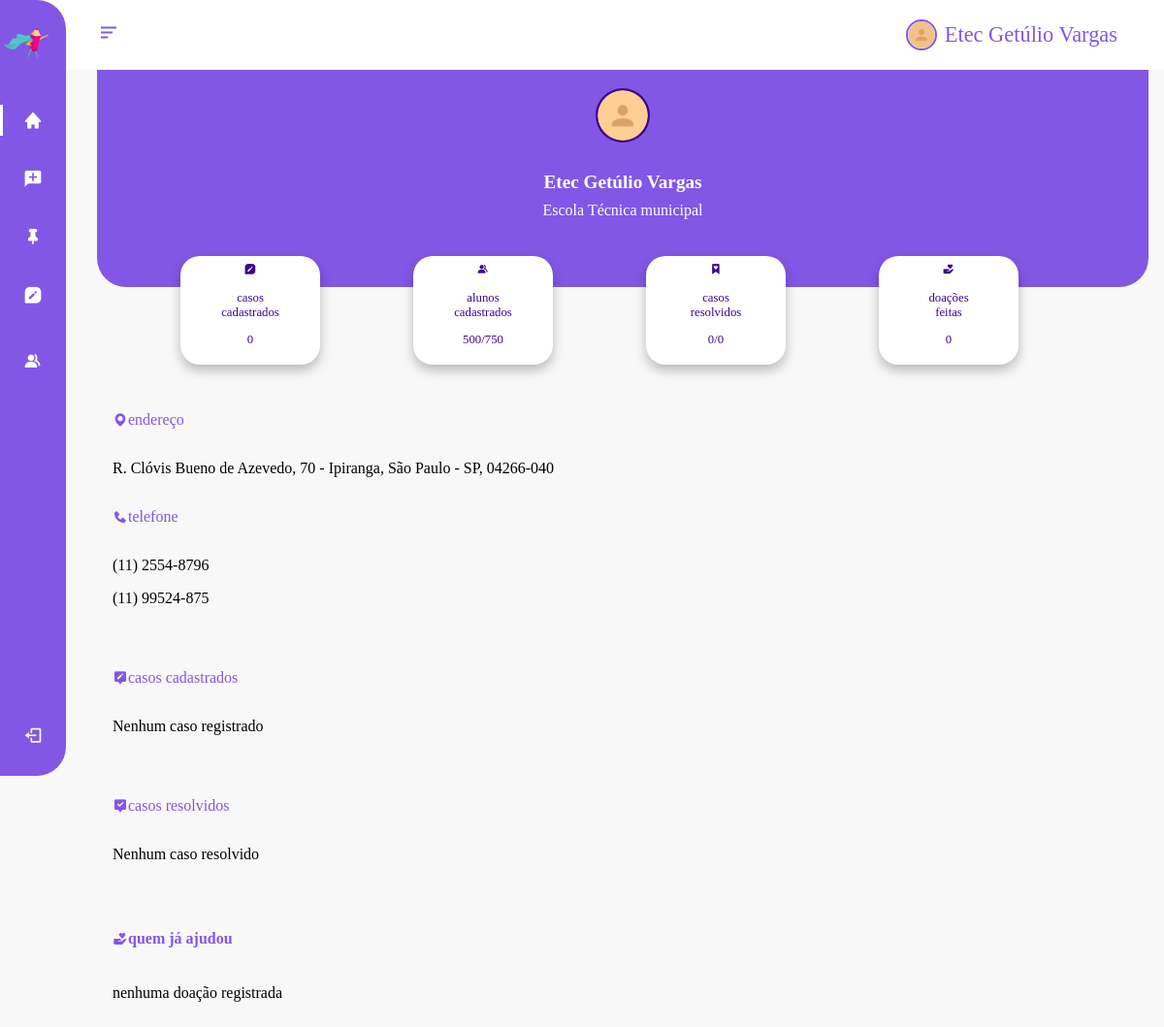
The page /SiteSimetria/sessao-instituicao/index.php (signed in) on the database its author committed.
### tables this page shows
CREATE TABLE `tbfoneinstituicao` (
  `codFoneInstituicao` int(11) NOT NULL,
  `NumeroFoneInstituicao` varchar(14) NOT NULL,
  `CelularFoneInstituicao` varchar(14) NOT NULL
);

### SiteSimetria/sessao-instituicao/index.php (the view, shortened to what this page needs)
<?php
    include_once '../banco/conexao.php';
    if(isset($_SESSION["instituto"]) && is_array($_SESSION["instituto"])){
        $nome = $_SESSION["instituto"][0];
        $id = $_SESSION["instituto"][1];
        $adm = $_SESSION["instituto"][2];
        $modalidade = $_SESSION["instituto"][4];
        $porteMatricula = $_SESSION["instituto"][5];
        $totalMatricula = $_SESSION["instituto"][6];
        $cep = $_SESSION["instituto"][7];
        $uf = $_SESSION["instituto"][8];
        $cidade = $_SESSION["instituto"][10];
        $bairro = $_SESSION["instituto"][11];
        $log = $_SESSION["instituto"][13];
        $num = $_SESSION["instituto"][14];
        $codFone = $_SESSION["instituto"][16];
    }
    else{
        echo "<script>window.location = '../login.php'</script>";
    }
    $query = $connect->prepare("SELECT * FROM tbfoneinstituicao WHERE codFoneInstituicao = $codFone ");
    $query->execute();
    $contact = $query->fetchAll(PDO::FETCH_ASSOC)[0];
    $fone = $contact['NumeroFoneInstituicao'];
    $celfone = $contact['CelularFoneInstituicao'];
?>
<!DOCTYPE html>
<html lang="pt-br">
    <head>
        <link href='https://unpkg.com/boxicons@2.0.7/css/boxicons.min.css' rel='stylesheet'>
        <link rel="stylesheet" href="./css/style.css">
    </head>
    <body id= "body-pd">
        <header class="header" id="header">
            <div class="header__toggle">
                <i class='bx bx-menu-alt-left' id="header-toggle"></i>
            </div>
            <div class="header__infos">
                <div class="header__profile">
                    <img src="./img/fotoPerfil.png">
                    <p><?php echo $nome; ?> </p>
                </div>
            </div>
        </header>
        <div class="navbar" id="nav-bar">
            <nav class="nav">
                <div>
                    <a href="#" class="nav__logo ">
                        <img src="./img/logo.png" alt="" class="nav__logo-icon">
                    </a>
                    <div class="nav__list">
                        <a href="index.php" class="nav__link active">
                            <i class='bx bxs-home nav__icon'></i>
                        </a>
                        <a href="novo-caso.php" class="nav__link">
                            <i class='bx bxs-comment-add nav__icon' ></i>
                        </a>
                        <a href="pendencias.php" class="nav__link">
                            <i class='bx bxs-pin nav__icon' ></i>
                        </a>
                        <a href="casos-cadastrados.php" class="nav__link">
                            <i class='bx bxs-message-square-edit nav__icon'></i>
                        </a>
                        <a href="alunos.php" class="nav__link">
                            <i class='bx bxs-group nav__icon'></i>
                        </a>
                    </div>
                </div>
                <a href="../index.php" class="nav__link">
                    <i class='bx bx-log-out nav__icon'></i>
                </a>
            </nav>
        </div>
        <main class="l-main">
            <div class="profile__infos">
                <img src="./img/fotoGrande.png" alt="">
                <div class="profile__titles">
                    <h4><?php echo $nome; ?></h4>
                    <p>Escola <?php echo $adm; ?> <?php echo $modalidade;?></p>
                </div>
            </div>
            <div class="infos__grid">
                <div>
                    <i class='bx bxs-message-square-edit'></i>
                    <p>casos </br> cadastrados</p>
                    <p>0</p>
                </div>
                <div>
                    <i class='bx bxs-group'></i>
                    <p>alunos </br>cadastrados</p>
                    <p><?php echo $totalMatricula; ?>/<?php echo $porteMatricula; ?></p>
                </div>
                <div>
                    <i class='bx bxs-bookmark-heart' ></i>
                    <p>casos</br>resolvidos</p>
                    <p>0/0</p>
                </div>
                <div>
                    <i class='bx bxs-donate-heart' ></i>
                    <p>doações</br>feitas</p>
                    <p>0</p>
                </div>
            </div>
            <div class="local__infos">
                <div class="infos">
                    <div class="title">
                        <i class='bx bxs-map'></i>
                        <p>endereço </p>
                    </div>
                    <p><?php echo $log; ?>, <?php echo $num; ?> - <?php echo $bairro; ?>, <?php echo $cidade; ?> - <?php echo $uf; ?>, <?php echo $cep; ?></p>
                </div>
                <div div class="infos">
                    <div class="title">
                        <i class='bx bxs-phone'></i>
                        <p>telefone</p>
                    </div>
                    <p><?php echo $fone; ?></p>
                    <p>  <?php echo  $celfone; ?> </p>
                </div>
            </div>
            <section class="casos__cadastrados">
                <div class="title">
                    <i class='bx bxs-message-alt-edit'></i>
                    <p>casos cadastrados</p>
                </div>
                <div class="cadastrados__grid">
                    <?php
                    include_once '../banco/conexao.php';
                        $casoquery = $connect->prepare("SELECT C.codPublicacao , F.codInstituicao, C.tituloPublicacao, C.descricaoPublicacao,
                        C.dataPublicacao, C.fotoPublicacao, C.status, I.nomeInstituicao, I.admInstituicao, I.coddaInstituicao, I.modalidadeInstituicao
                        FROM tbpublicacaoinstitu as F
                        INNER JOIN tbpublicacao as C on C.codPublicacao = F.codPublicacao
                        INNER JOIN tbinstituicao as I on F.codInstituicao = I.codInstituicao
                        WHERE F.codInstituicao = $id and C.status != 'inativo'
                        ");
                        $casoquery->execute();
                        if($casoquery->rowCount() > 0):
                        while( $caso = $casoquery->fetch(PDO::FETCH_ASSOC)):
                        ?>
                        <div class="caso">
                            <div class="user">
                                <img src="./img/fotoPerfil.png">
                                <h4><?php echo $nome; ?></h4>
                            </div>
                            <h4><?php echo $caso['tituloPublicacao']; ?></h4>
                            <p>
                                <?php
                                $limite = 150;
                                $tamanho = strlen( $caso['descricaoPublicacao']);
                                if($tamanho <= $limite){
                                    echo $caso['descricaoPublicacao'];
                                }else{
                                    $novoTexto = trim(substr($caso['descricaoPublicacao'],0,$limite)).".... <a href='novo-caso.php'>Ver mais</a>";
                                    echo $novoTexto;
                                }
                                ?>
                            </p>
                        </div>
                        <?php endwhile;
                else:?>
                        <p>Nenhum caso registrado<p>
                    <?php
                    endif; ?>
                </div>
            </section>
            <section class="casos__resolvidos">
                <div class="title">
                    <i class='bx bxs-message-alt-check' ></i>
                    <p>casos resolvidos</p>
                </div>
                <div class="resolvidos__grid">
                <?php
                    include_once '../banco/conexao.php';
                        $casoquery = $connect->prepare("SELECT C.codPublicacao , F.codInstituicao, C.tituloPublicacao, C.descricaoPublicacao,
                        C.dataPublicacao, C.fotoPublicacao, C.status, I.nomeInstituicao, I.admInstituicao, I.coddaInstituicao, I.modalidadeInstituicao
                        FROM tbpublicacaoinstitu as F
                        INNER JOIN tbpublicacao as C on C.codPublicacao = F.codPublicacao
                        INNER JOIN tbinstituicao as I on F.codInstituicao = I.codInstituicao
                        WHERE F.codInstituicao = $id and C.status = 'inativo'
                        ");
                        $casoquery->execute();
                        if($casoquery->rowCount() > 0):
                        while( $caso = $casoquery->fetch(PDO::FETCH_ASSOC)):
                        ?>
                        <div class="caso">
                            <div class="user">
                                <img src="./img/fotoPerfil.png">
                                <h4><?php echo $nome; ?></h4>
                            </div>
                            <h4><?php echo $caso['tituloPublicacao']; ?></h4>
                            <p>
                                <?php
                                $limite = 150;
                                $tamanho = strlen( $caso['descricaoPublicacao']);
                                if($tamanho <= $limite){
                                    echo $caso['descricaoPublicacao'];
                                }else{
                                    $novoTexto = trim(substr($caso['descricaoPublicacao'],0,$limite)).".... <a href='novo-caso.php'>Ver mais</a>";
                                    echo $novoTexto;
                                }
                                ?>
                            </p>
                        </div>
                        <?php endwhile;
                else:?>
                        <p>Nenhum caso resolvido<p>
                    <?php
                    endif; ?>
                </div>
            </section>
            <section class="herois">
                <div class="title">
                    <i class='bx bxs-donate-heart'></i>
                    <h4>quem já ajudou</h4>
                </div>
                <div class="herois__grid">
                <?php
                    include_once '../banco/conexao.php';
                        $doadorquery = $connect->prepare("SELECT E.nomeUsers
                        FROM `tbdoacao` as A
                        INNER JOIN tbpublicacao as B on B.codPublicacao = A.codPublicacao
                        INNER JOIN tbpublicacaoinstitu as C on C.codPublicacao = B.codPublicacao
                        INNER JOIN tbinstituicao as D on D.codInstituicao = C.codInstituicao
                        INNER JOIN tbusers as E on E.codUsers = A.codUsers
                        where D.codInstituicao = $id
                        ");
                        $doadorquery->execute();
                        if($doadorquery->rowCount() > 0):
                        while( $doador = $doadorquery->fetch(PDO::FETCH_ASSOC)):
                        ?>
                         <div class="herois__perfil">
                            <img src="./img/fotoGrande.png" alt="">
                            <p><?php echo $doador['nomeUsers']; ?></p>
                        </div>
                        <?php endwhile;
                   else:?>
                        <p>nenhuma doação registrada<p>
                    <?php
                    endif; ?>
                </div>
            </section>
        </main>
    </body>
</html>

### rows shown on the page
tbfoneinstituicao: NumeroFoneInstituicao "(11) 2554-8796", CelularFoneInstituicao "(11) 99524-875"

### other values the page prints
$nome "Etec Getúlio Vargas"
$adm "Técnica"
$modalidade "municipal"
$totalMatricula "500"
$porteMatricula "750"
$log "R. Clóvis Bueno de Azevedo"
$num "70"
$bairro "Ipiranga"
$cidade "São Paulo"
$uf "SP"
$cep "04266-040"
